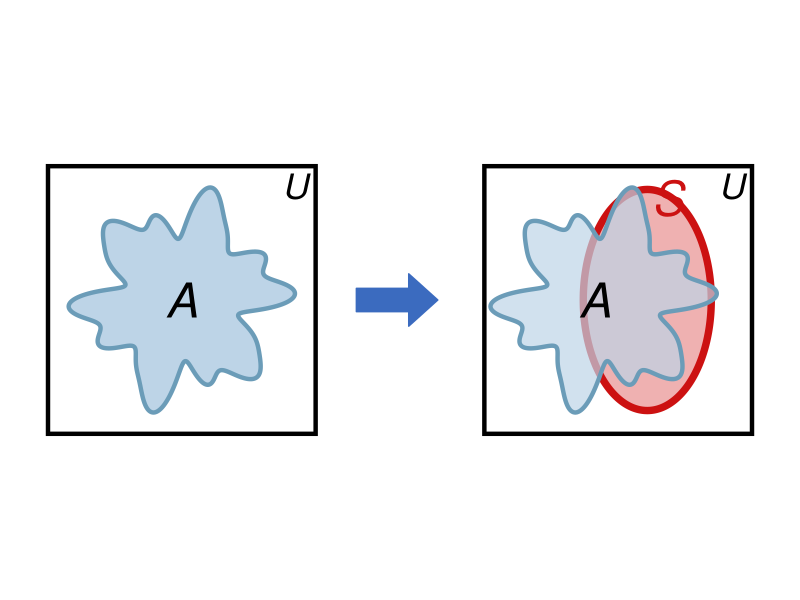

This chart was generated by the following R code:
library(ggplot2)

# Função para criar forma de nuvem (usando harmônicos em coordenadas polares)
make_cloud <- function(cx, cy, r = 0.25, n_pts = 600) {
  theta <- seq(0, 2 * pi, length.out = n_pts)
  rr <- r * (1 + 0.20 * sin(6 * theta + 0.3) +
               0.12 * cos(10 * theta) +
               0.08 * sin(14 * theta + 1))
  data.frame(x = cx + rr * cos(theta), y = cy + rr * sin(theta))
}

# Função para criar oval (conjunto S)
make_oval <- function(cx, cy, rx = 0.20, ry = 0.36, n_pts = 300) {
  theta <- seq(0, 2 * pi, length.out = n_pts)
  data.frame(x = cx + rx * cos(theta), y = cy + ry * sin(theta))
}

# Formas dos conjuntos
cloud_esq <- make_cloud(0.50, 0.50, r = 0.30)   # A no painel esquerdo
cloud_dir <- make_cloud(1.95, 0.50, r = 0.30)   # A no painel direito
oval_S    <- make_oval(2.10, 0.50, rx = 0.22, ry = 0.38)  # S no painel direito

# Seta direcional (polígono em forma de seta)
seta <- data.frame(
  x = c(1.10, 1.28, 1.28, 1.38, 1.28, 1.28, 1.10),
  y = c(0.46, 0.46, 0.41, 0.50, 0.59, 0.54, 0.54)
)

# Cores
cor_nuvem_fill  <- "#BDD4E7"
cor_nuvem_borda <- "#6B9CB8"
cor_oval_fill   <- "#E89090"
cor_oval_borda  <- "#CC1111"
cor_seta        <- "#3B6BBF"

# Gerar o diagrama
ggplot() +

  # === Painel Esquerdo: apenas o conjunto A ===
  annotate("rect",
           xmin = 0.04, xmax = 0.96, ymin = 0.04, ymax = 0.96,
           fill = "white", color = "black", linewidth = 1.5) +
  geom_polygon(data = cloud_esq, aes(x, y),
               fill = cor_nuvem_fill, color = cor_nuvem_borda, linewidth = 1.5) +
  annotate("text", x = 0.50, y = 0.50,
           label = "italic(A)", parse = TRUE, size = 12) +
  annotate("text", x = 0.89, y = 0.89,
           label = "italic(U)", parse = TRUE, size = 9) +

  # === Seta entre os painéis ===
  geom_polygon(data = seta, aes(x, y),
               fill = cor_seta, color = cor_seta) +

  # === Painel Direito: conjuntos A e S sobrepostos ===
  annotate("rect",
           xmin = 1.54, xmax = 2.46, ymin = 0.04, ymax = 0.96,
           fill = "white", color = "black", linewidth = 1.5) +
  # S desenhado primeiro (atrás de A)
  geom_polygon(data = oval_S, aes(x, y),
               fill = alpha(cor_oval_fill, 0.70),
               color = cor_oval_borda, linewidth = 2.5) +
  # A desenhado sobre S (sobreposição cria tom roxo por transparência)
  geom_polygon(data = cloud_dir, aes(x, y),
               fill = alpha(cor_nuvem_fill, 0.70),
               color = cor_nuvem_borda, linewidth = 1.5) +
  annotate("text", x = 1.92, y = 0.50,
           label = "italic(A)", parse = TRUE, size = 12) +
  annotate("text", x = 2.17, y = 0.85,
           label = "italic(S)", parse = TRUE, size = 12,
           color = cor_oval_borda) +
  annotate("text", x = 2.39, y = 0.89,
           label = "italic(U)", parse = TRUE, size = 9) +

  coord_fixed(xlim = c(0, 2.5), ylim = c(0, 1)) +
  theme_void() +
  theme(plot.background = element_rect(fill = "white", color = NA))
